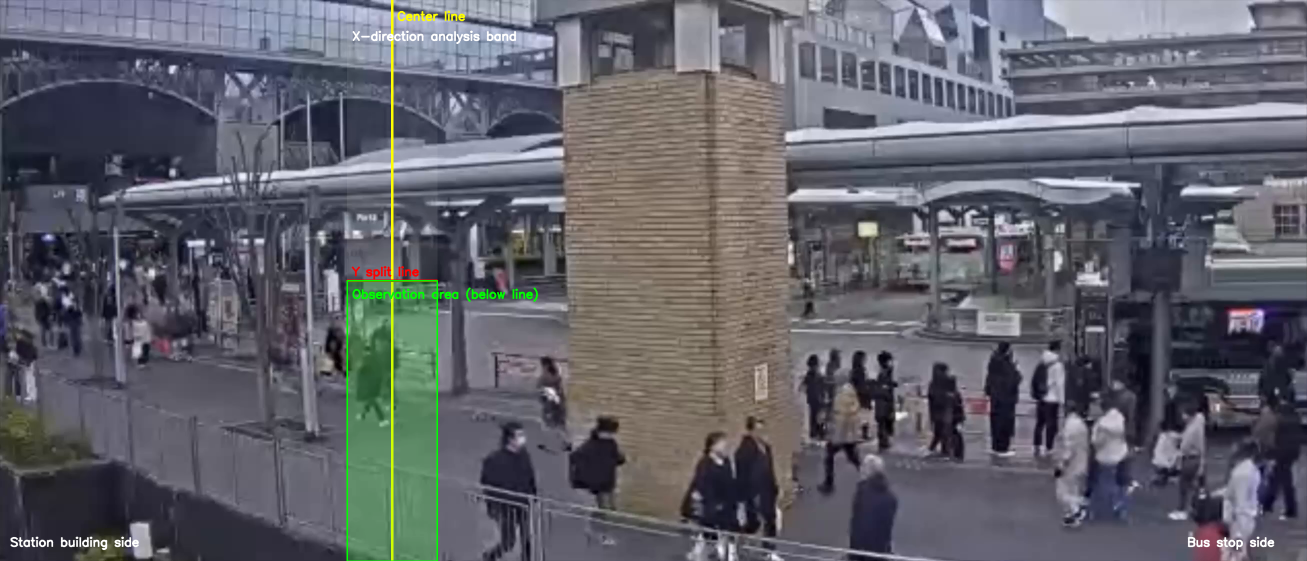
#> input picture roi_explanation.png, 2614 x 1122 px, given in place of kyoto_statation.mp4, which was not available (shown at 1/2 size)
$ jupyter execute answer.ipynb   (shell and % lines are left out)   (text cells are left out)
#> lines starting #> are read from the running program, lines starting #| are printed output that depends on the picture; after the words box and inside, x2 and y2 are one past the last pixel; in counts of white or black regions, pixels touching at a corner belong together; pictures that were not available may be replaced by others from this repository, and a replacement may not be noted
[cell 1]
# ===========================================================================================================================================================
# 分析アプローチ:
#   1) 仮説A/Bは「駅前の横断方向の人流」が主因と考え、設定した帯域のみ観測。
#   2) オプティカルフローで画素移動を推定し、左右方向成分fxを方向別に集計。
#        - fx > +FLOW_THR : A方向（左→右 / 電車由来）
#        - fx < -FLOW_THR : B方向（右→左 / バス由来）
#      方向別fxの総和を「流量指数」として設定したbinで積算し、B/A比で結果を判定する。
#   3) MOG2を使用し、前景の動き（人物）に限定してノイズを抑制する。
#
# 分析手法の選定理由:
#   - yolo等の物体検出AIによる追跡は、人同士の重なり等により、検出が不安定になりやすい。一方、オプティカルフローは群衆の方向性を連続量として得やすいため。
# ===========================================================================================================================================================

[cell 2]
# =========================
# 0) googleドライブマウント
# =========================
from google.colab import drive
drive.mount('/content/drive')

[cell 3]
# =========================
# 1) ライブラリインストール
# =========================

[cell 4]
# =========================
# 2) Imports
# =========================
import os
import glob
import cv2
import numpy as np
import pandas as pd
import matplotlib.pyplot as plt
from tqdm.auto import tqdm

[cell 5]
# =========================
# 3) 設定
# =========================
VIDEO_PATH = "/content/drive/MyDrive/kyoto_statation.mp4"   # 解析動画パス
OUT_DIR = "/content/drive/MyDrive/"                         # 分析結果出力パス
os.makedirs(OUT_DIR, exist_ok=True)

BIN_SEC = 10        # 集計時間幅（秒）
MIN_FLOW_MAGNITUDE = 0.2    # 画素が動いたと判定する閾値

# 背景差分処理（MOG2）パラメータ
MOG2_HISTORY = 200
MOG2_VARTHRESH = 16
MOG2_LR = 0.005

HEAT_ALPHA = 0.45         # ヒートマップ透明度
MIN_CLUSTER_PIX = 250     # 小さい画素のクラスタをノイズとみなす閾値

CENTER_LINE = 0.30      # 人が横断する量を観測する中心線の位置
ZONE_HALF_W = 90        # 中心線からの解析範囲（半径）
Y_LINE_RATIO = 0.50     # Y方向の観測設定
OBSERVE_BELOW = True    # True: ラインより下側のみ観測

[cell 6]
# =============================
# 4) 観測範囲を確認
# =============================
cap = cv2.VideoCapture(VIDEO_PATH)
if not cap.isOpened():
    raise FileNotFoundError(f"動画が開けません: {VIDEO_PATH}")

ret, frame = cap.read()
#> frame is the input picture: shape (1122, 2614, 3); mean B, G, R 105.6, 97.6, 97
cap.release()
assert ret, "最初のフレームが読めません。"

H, W = frame.shape[:2]
#> H = 1122; W = 2614

# 観測する中心線と帯域のX座標を計算する
crossing_line_x = int(W * CENTER_LINE)
#> crossing_line_x = 784
zone_left = max(0, crossing_line_x - ZONE_HALF_W)
#> zone_left = 694
zone_right = min(W, crossing_line_x + ZONE_HALF_W)
#> zone_right = 874

y_line = int(H * Y_LINE_RATIO)
#> y_line = 561

preview = frame.copy()
overlay = preview.copy()

# X方向の帯域
cv2.line(preview, (crossing_line_x, 0), (crossing_line_x, H), (0, 255, 255), 3)
cv2.rectangle(preview, (zone_left, 0), (zone_right, H), (255, 255, 255), 2)
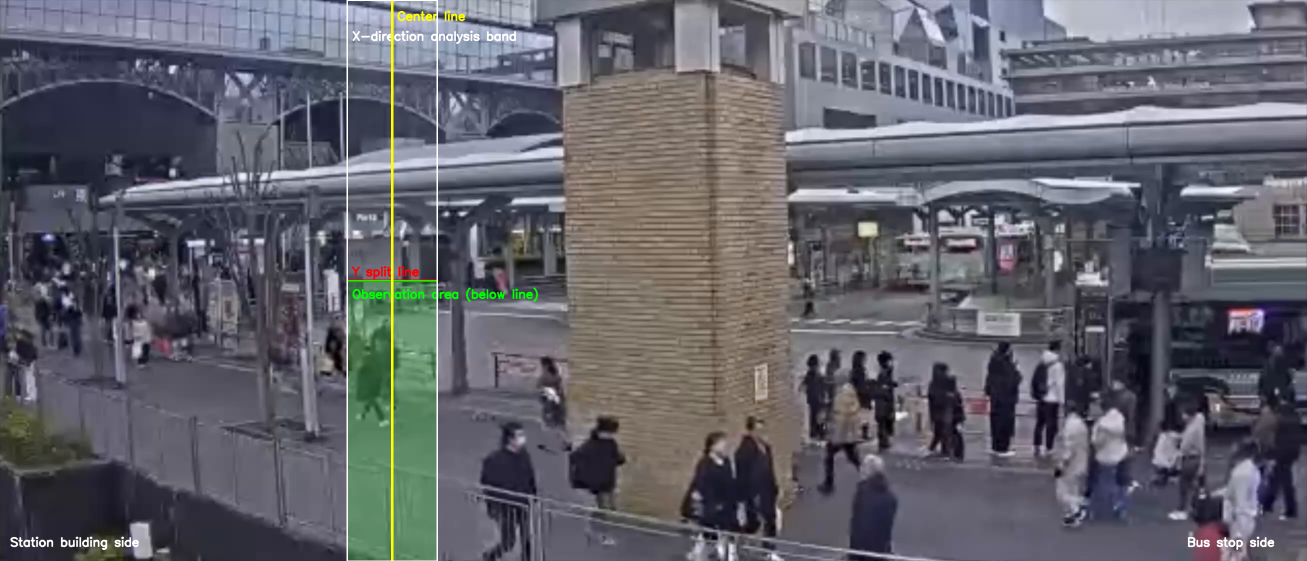
#> preview: shape (1122, 2614, 3) (shown at 1/2 size); mean B, G, R 106.1, 97.7, 97.5

# 帯域内だけYライン
cv2.line(preview, (zone_left, y_line), (zone_right, y_line), (0, 0, 255), 3)
#> preview: shape (1122, 2614, 3); 0.03% of pixels changed, all inside (x1, y1, x2, y2) = (693, 559, 876, 564)

# 下側のみ観測範囲を塗る
if OBSERVE_BELOW:
    cv2.rectangle(overlay, (zone_left, y_line), (zone_right, H), (0, 255, 0), -1)
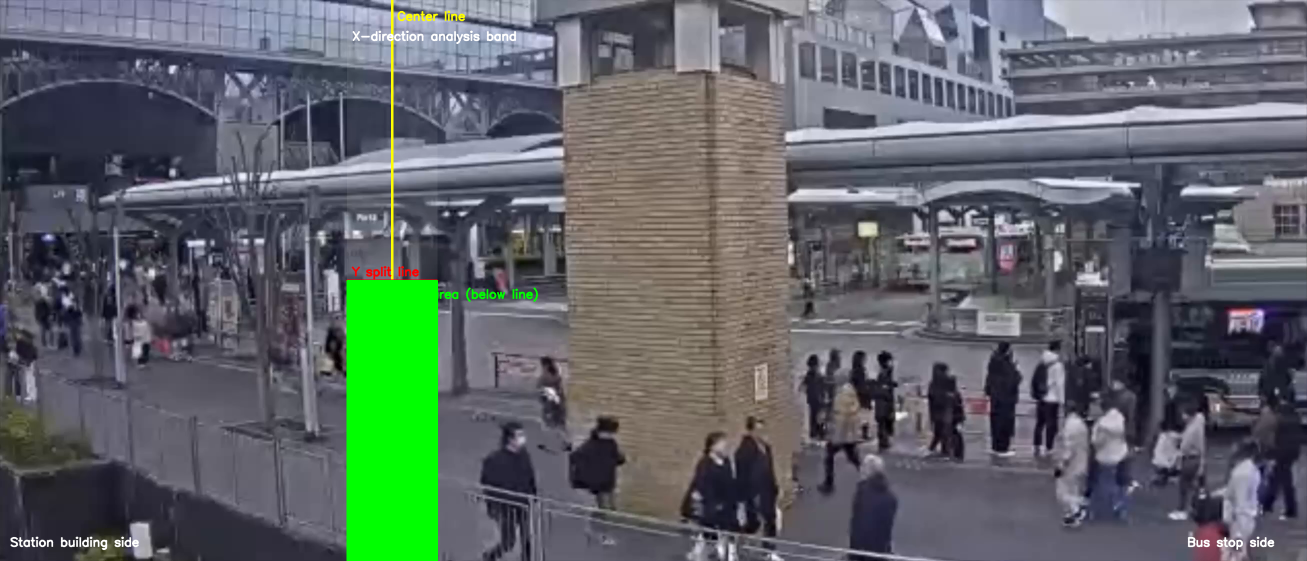
#> overlay: shape (1122, 2614, 3) (shown at 1/2 size); 3.34% of pixels changed, all inside (x1, y1, x2, y2) = (696, 563, 873, 1121)
    label = "Observe BELOW the red line"
else:
    cv2.rectangle(overlay, (zone_left, 0), (zone_right, y_line), (0, 255, 0), -1)
    label = "Observe ABOVE the red line"

preview = cv2.addWeighted(overlay, 0.20, preview, 0.80, 0)
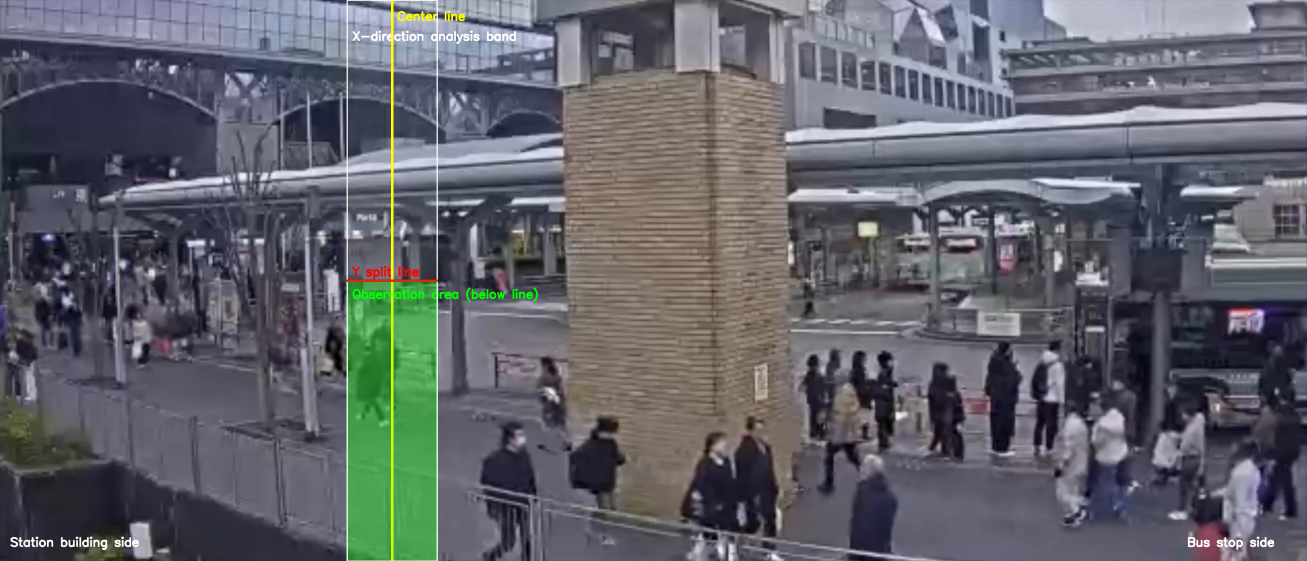
#> preview: shape (1122, 2614, 3) (shown at 1/2 size); mean B, G, R 105.3, 98.5, 96.8

cv2.putText(preview, f"center_ratio={CENTER_LINE}, zone_half_w={ZONE_HALF_W}", (20, 35),
            cv2.FONT_HERSHEY_SIMPLEX, 0.9, (255,255,255), 2)
cv2.putText(preview, f"y_line_ratio={Y_LINE_RATIO:.2f}", (20, 70),
            cv2.FONT_HERSHEY_SIMPLEX, 0.9, (255,255,255), 2)
cv2.putText(preview, label, (20, 105),
            cv2.FONT_HERSHEY_SIMPLEX, 0.9, (255,255,255), 2)
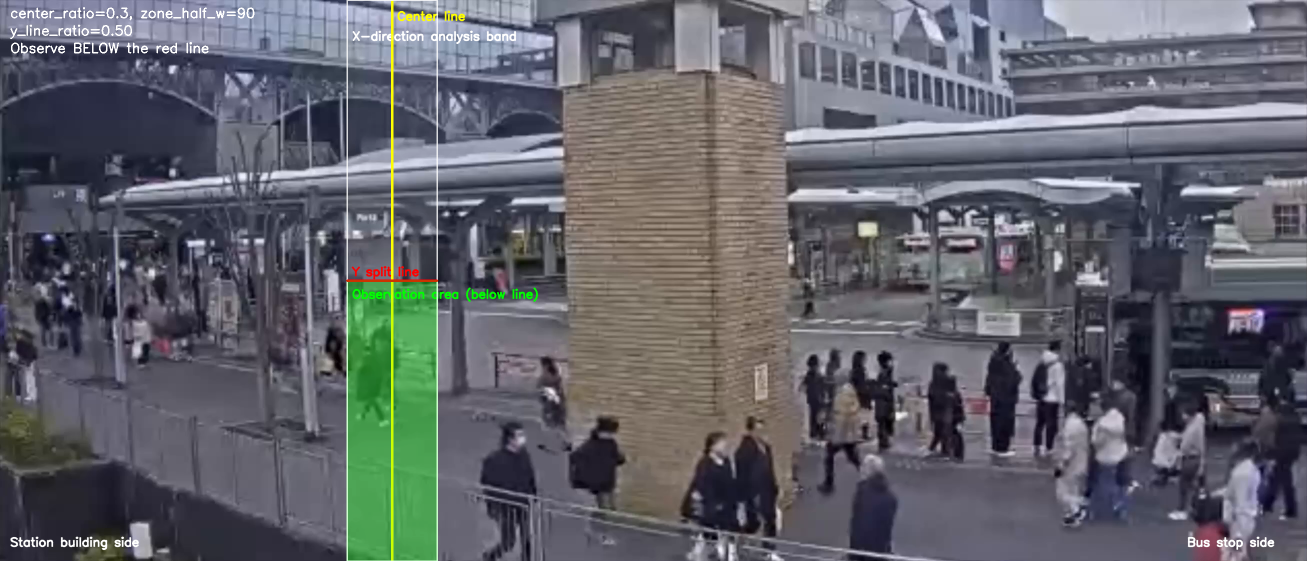
#> preview: shape (1122, 2614, 3) (shown at 1/2 size); mean B, G, R 105.6, 98.8, 97.2

plt.figure(figsize=(12, 7))
plt.imshow(cv2.cvtColor(preview, cv2.COLOR_BGR2RGB))
plt.axis("off")
plt.show()

[cell 7]
# ============================================================
# 5) 解析開始
# - 解析結果がパラメータに依存していないことを確認するため、
#   複数のパラメータを組み合わせて解析
# - 各パラメータごとに動画、CSVファイルを保存
# ============================================================

# 解析結果保存先
SWEEP_VIDEO_DIR = os.path.join(OUT_DIR, "videos")
SWEEP_CSV_DIR = os.path.join(OUT_DIR, "result_csv")
os.makedirs(SWEEP_VIDEO_DIR, exist_ok=True)
os.makedirs(SWEEP_CSV_DIR, exist_ok=True)

# 仮説A / Bのどちらが成り立つかを動画左上に表示
def result_text(A, B, eps_ratio=0.10):
    if A <= 0 and B <= 0:
        return "No Significant Movement"
    r = B / (A + 1e-9)
    if r > (1.0 + eps_ratio):
        return "Result: B (bus congestion)"
    elif r < (1.0 - eps_ratio):
        return "Result: A (Train-related congestion)"
    else:
        return "Result: Mixed contribution from trains and buses"

# A / B方向の流れ可視化（矢印）
def draw_arrow_from_mask(
    mask,         # A方向またはB方向と判定された画素のマスク
    fx,           # x方向のオプティカルフロー成分
    vis,          # 描画先の画像
    zone_left,    # ROIを元画像座標へ戻すためのオフセット
    y1,           # ROIの上端のy座標
    color,        # 矢印の色
    direction,    # +1 なら右向き、-1 なら左向き
    flow_thr      # フロー閾値
):
    # ノイズ的な小クラスタを無視するためのフィルタ
    if np.sum(mask) < MIN_CLUSTER_PIX:
      return

    # 矢印描画の重心位置
    ys, xs = np.where(mask)
    cy = int(np.mean(ys))
    cx = int(np.mean(xs))

    # ROI座標から元画像座標へ戻す
    x = zone_left + cx
    y = y1 + cy

    local_fx = float(np.mean(fx[mask])) if np.any(mask) else (direction * flow_thr)
    length = int(np.clip(abs(local_fx) * 20, 20, 80))
    x2 = x + direction * length
    cv2.arrowedLine(vis, (x, y), (x2, y), color, 4, tipLength=0.35)

# 指定した1つのパラメータ設定で動画全体を解析
def run_one_setting(
    center_ratio,                 # 横断流を観測する中心線の位置比率
    zone_half_w,                  # 中心線の左右どれだけを観測帯域にするか
    flow_thr,                     # 流れとみなす最小フロー量
    use_mog2,                     # 背景差分で前景制限するかどうか
    frame_stride,                 # 何フレームおきに処理するか
    y_line_ratio=Y_LINE_RATIO,    # Y方向の境界線位置
    observe_below=OBSERVE_BELOW,  # 赤線より下を観測するかどうか
):
#> called with center_ratio = 0.3, zone_half_w = 60, flow_thr = 0.8, use_mog2 = True, frame_stride = 2, y_line_ratio = 0.5, observe_below = True
    cap = cv2.VideoCapture(VIDEO_PATH)
    if not cap.isOpened():
      raise FileNotFoundError(f"動画が開けません: {VIDEO_PATH}")

    fps = cap.get(cv2.CAP_PROP_FPS)
    nframes = int(cap.get(cv2.CAP_PROP_FRAME_COUNT))
    W = int(cap.get(cv2.CAP_PROP_FRAME_WIDTH))
    H = int(cap.get(cv2.CAP_PROP_FRAME_HEIGHT))

    crossing_line_x = int(W * center_ratio)
    zone_left = max(0, crossing_line_x - zone_half_w)
    zone_right = min(W, crossing_line_x + zone_half_w)

    # Y方向の観測範囲
    y_line = int(H * y_line_ratio)
    if observe_below:
        y1, y2 = y_line, H
    else:
        y1, y2 = 0, y_line

    # 出力ファイル名
    tag = f"cr={center_ratio:.2f}_hw={zone_half_w}_thr={flow_thr:.1f}_mog2={use_mog2}_stride={frame_stride}"
    out_video = os.path.join(SWEEP_VIDEO_DIR, f"{tag}.mp4")
    out_csv = os.path.join(SWEEP_CSV_DIR, f"{tag}.csv")

    fourcc = cv2.VideoWriter_fourcc(*"mp4v")
    writer = cv2.VideoWriter(out_video, fourcc, fps / frame_stride, (W, H))

    # MOG2初期化
    mog2 = None
    if use_mog2:
        mog2 = cv2.createBackgroundSubtractorMOG2(
            history=MOG2_HISTORY, varThreshold=MOG2_VARTHRESH, detectShadows=False
        )

    # 集計変数
    previous_frame = None   # 前フレームのグレースケール画像
    current_bin = None      # 現在処理中のbin
    bin_A = 0.0             # 現bin内のA流量累積値
    bin_B = 0.0             # 現bin内のB流量累積値
    bin_rows = []           # binごとの結果を保存するリスト

    # 1フレームごとに処理
    frame_idx = -1    # 現在のフレーム番号
    pbar = tqdm(total=nframes, desc=f"run {tag}", leave=False)    # 処理の進捗


    while True:
        ret, frame = cap.read()
        if not ret:
            break

        frame_idx += 1
        pbar.update(1)

        if frame_idx % frame_stride != 0:
            continue

        # グレースケール化
        t = frame_idx / fps
        gray = cv2.cvtColor(frame, cv2.COLOR_BGR2GRAY)
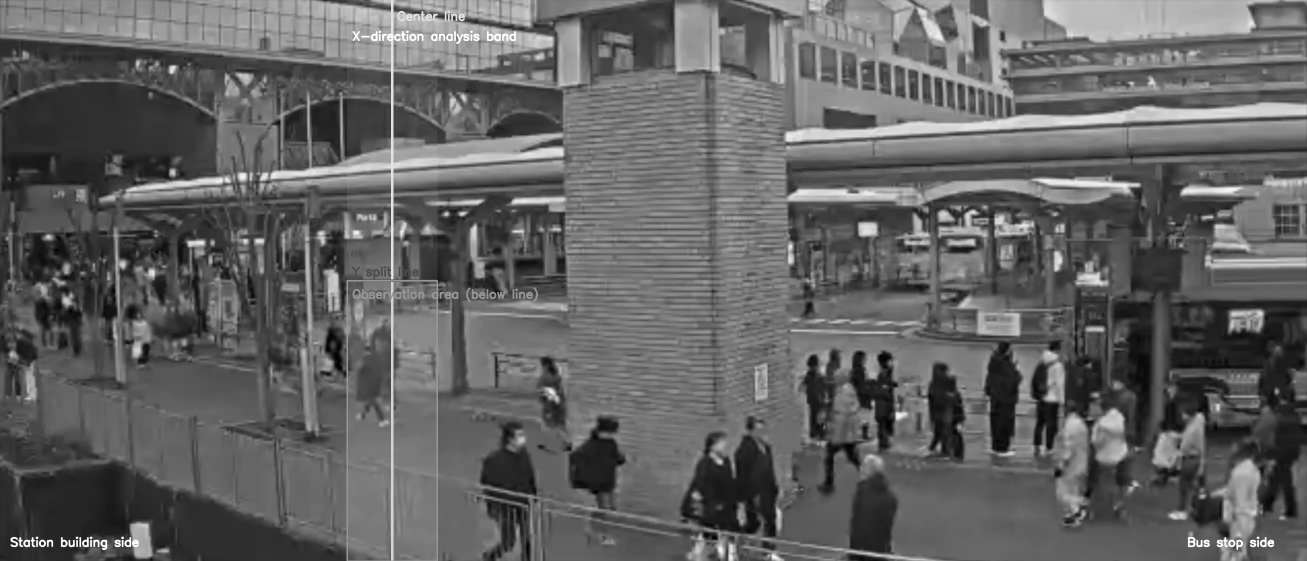
#> gray: shape (1122, 2614) (shown at 1/2 size); min 1, max 255, mean 98.3

        # 現在処理中のフレームがどのbinに属するか決める
        now_bin = int(t // BIN_SEC) * BIN_SEC
        if current_bin is None:
            current_bin = now_bin

        if now_bin != current_bin:
            bin_rows.append([
                current_bin,
                bin_A,
                bin_B,
                bin_B / (bin_A + 1e-9),
                result_text(bin_A, bin_B)
            ])
            current_bin = now_bin
            bin_A = 0.0
            bin_B = 0.0

        if previous_frame is None:
            previous_frame = gray
            continue

        # 観測範囲切り出し
        prev_zone = previous_frame[y1:y2, zone_left:zone_right]
        curr_zone = gray[y1:y2, zone_left:zone_right]

        # オプティカルフロー計算
        flow = cv2.calcOpticalFlowFarneback(
            prev_zone, curr_zone, None,
            pyr_scale=0.5,
            levels=3,
            winsize=15,
            iterations=3,
            poly_n=5,
            poly_sigma=1.2,
            flags=0
        )

        fx = flow[..., 0]
        fy = flow[..., 1]
        mag = np.sqrt(fx*fx + fy*fy)

        # MOG2と有効画素判定
        if use_mog2:
            fg = mog2.apply(frame, learningRate=MOG2_LR)
            fg_zone = fg[y1:y2, zone_left:zone_right]
            fg_zone = cv2.medianBlur(fg_zone, 5)
            valid = (fg_zone > 0) & (mag > 0.2)
        else:
            valid = (mag > MIN_FLOW_MAGNITUDE)

        A_flow_mask = (fx > +flow_thr) & valid
        B_flow_mask = (fx < -flow_thr) & valid

        # 流量指数を計算
        A_flow = float(np.sum(fx[A_flow_mask])) if np.any(A_flow_mask) else 0.0
        B_flow = float(np.sum(-fx[B_flow_mask])) if np.any(B_flow_mask) else 0.0
        bin_A += A_flow
        bin_B += B_flow

        # フローのヒートマップ可視化
        vis = frame.copy()

        fx_clip = np.clip(fx, -3.0, 3.0)
        fx_norm = (fx_clip + 3.0) / 6.0
        fx_u8 = (fx_norm * 255).astype(np.uint8)
        heat = cv2.applyColorMap(fx_u8, cv2.COLORMAP_JET)

        roi = vis[y1:y2, zone_left:zone_right]
        mix = cv2.addWeighted(roi, 1.0 - HEAT_ALPHA, heat, HEAT_ALPHA, 0)
        vis[y1:y2, zone_left:zone_right] = mix

        # 観測範囲を描く
        cv2.line(vis, (crossing_line_x, 0), (crossing_line_x, H), (0,255,255), 3)
        cv2.rectangle(vis, (zone_left, 0), (zone_right, H), (255,255,255), 1)
        cv2.line(vis, (zone_left, y_line), (zone_right, y_line), (0,0,255), 3)

        # 実際の観測領域を枠で表示
        if observe_below:
            cv2.rectangle(vis, (zone_left, y_line), (zone_right, H), (0,255,0), 2)
        else:
            cv2.rectangle(vis, (zone_left, 0), (zone_right, y_line), (0,255,0), 2)

        # A/B方向の矢印を描く
        draw_arrow_from_mask(A_flow_mask, fx, vis, zone_left, y1, (0,255,0), +1, flow_thr)
        draw_arrow_from_mask(B_flow_mask, fx, vis, zone_left, y1, (0,255,255), -1, flow_thr)

        # 解析状況表示
        w = result_text(bin_A, bin_B)
        cv2.putText(vis, f"{tag}", (20, 35),
                    cv2.FONT_HERSHEY_SIMPLEX, 0.65, (255,255,255), 2)
        cv2.putText(vis, f"10s bin {current_bin:>4d}-{current_bin+BIN_SEC:>4d}s : {w}", (20, 70),
                    cv2.FONT_HERSHEY_SIMPLEX, 0.65, (255,255,255), 2)
        cv2.putText(vis, f"A_flow : {bin_A:.0f}", (20, 105),
                    cv2.FONT_HERSHEY_SIMPLEX, 0.65, (0,255,0), 2)
        cv2.putText(vis, f"B_flow : {bin_B:.0f}", (20, 140),
                    cv2.FONT_HERSHEY_SIMPLEX, 0.65, (0,255,255), 2)

        writer.write(vis)
        previous_frame = gray

    pbar.close()
    cap.release()
    writer.release()

    # 最終binの保存
    if current_bin is not None:
        bin_rows.append([
            current_bin,
            bin_A,
            bin_B,
            bin_B / (bin_A + 1e-9),
            result_text(bin_A, bin_B)
        ])

    df_bin = pd.DataFrame(
        bin_rows,
        columns=[
            "bin_start_sec",  # bin開始秒
            "A_flow_sum",     # A方向流量指数
            "B_flow_sum",     # B方向流量指数
            "B_over_A",       # B/A比
            "result"          # 仮説判定
            ]
    )
    df_bin.to_csv(out_csv, index=False)

    summary = {
        "center_ratio": center_ratio,
        "zone_half_w": zone_half_w,
        "flow_thr": flow_thr,
        "use_mog2": use_mog2,
        "frame_stride": frame_stride,
        "y_line_ratio": y_line_ratio,
        "observe_below": observe_below,
        "out_video": out_video,
        "out_csv": out_csv,
        "BA_total": df_bin["B_flow_sum"].sum() / (df_bin["A_flow_sum"].sum() + 1e-9),
    }
    return summary

# パラメータ探索
center_ratio_list = [0.30]
zone_half_w_list = [60, 90, 120]
thr_list = [0.8, 1.0, 1.2]
mog2_list = [True, False]
stride_list = [2]

summaries = []
total_jobs = len(center_ratio_list) * len(zone_half_w_list) * len(thr_list) * len(mog2_list) * len(stride_list)

job_pbar = tqdm(total=total_jobs, desc="18 settings")

for center_ratio in center_ratio_list:
    for zone_half_w in zone_half_w_list:
        for flow_thr in thr_list:
            for use_mog2 in mog2_list:
                for frame_stride in stride_list:
                    s = run_one_setting(
                        center_ratio=center_ratio,
                        zone_half_w=zone_half_w,
                        flow_thr=flow_thr,
                        use_mog2=use_mog2,
                        frame_stride=frame_stride,
                        y_line_ratio=Y_LINE_RATIO,
                        observe_below=OBSERVE_BELOW,
                    )
                    summaries.append(s)
                    job_pbar.update(1)

job_pbar.close()

# 全設定のsummaryを保存
df_summary = pd.DataFrame(summaries)
summary_csv = os.path.join(OUT_DIR, "summary.csv")
df_summary.to_csv(summary_csv, index=False)

print("summary saved:", summary_csv)
display(df_summary)
